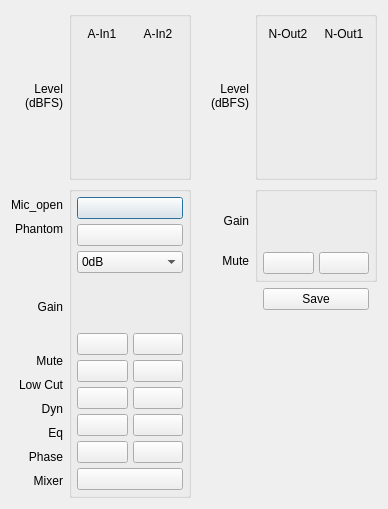
<?xml version="1.0" encoding="UTF-8"?>
<ui version="4.0">
 <class>DevSetting_Amp_2_0_Mic_Line_FangTu</class>
 <widget class="QDialog" name="DevSetting_Amp_2_0_Mic_Line_FangTu">
  <property name="geometry">
   <rect>
    <x>0</x>
    <y>0</y>
    <width>388</width>
    <height>509</height>
   </rect>
  </property>
  <property name="windowTitle">
   <string>Dialog</string>
  </property>
  <layout class="QGridLayout" name="gridLayout_5">
   <item row="0" column="1">
    <widget class="QGroupBox" name="groupBox_3">
     <property name="title">
      <string/>
     </property>
     <layout class="QVBoxLayout" name="verticalLayout">
      <property name="leftMargin">
       <number>5</number>
      </property>
      <property name="topMargin">
       <number>5</number>
      </property>
      <property name="rightMargin">
       <number>5</number>
      </property>
      <property name="bottomMargin">
       <number>5</number>
      </property>
      <item>
       <layout class="QGridLayout" name="gridLayout">
        <item row="1" column="1">
         <widget class="VolumeWidget" name="Meter_In_2" native="true">
          <property name="minimumSize">
           <size>
            <width>33</width>
            <height>121</height>
           </size>
          </property>
          <property name="maximumSize">
           <size>
            <width>33</width>
            <height>121</height>
           </size>
          </property>
          <property name="MaxValue" stdset="0">
           <number>0</number>
          </property>
          <property name="MinValue" stdset="0">
           <number>-100</number>
          </property>
          <property name="SingleTrack" stdset="0">
           <bool>true</bool>
          </property>
          <property name="ScaleLabel" stdset="0">
           <bool>true</bool>
          </property>
         </widget>
        </item>
        <item row="0" column="0">
         <widget class="QLabel" name="label_4">
          <property name="minimumSize">
           <size>
            <width>50</width>
            <height>0</height>
           </size>
          </property>
          <property name="text">
           <string>A-In1</string>
          </property>
          <property name="alignment">
           <set>Qt::AlignCenter</set>
          </property>
         </widget>
        </item>
        <item row="1" column="0">
         <widget class="VolumeWidget" name="Meter_In_1" native="true">
          <property name="minimumSize">
           <size>
            <width>33</width>
            <height>121</height>
           </size>
          </property>
          <property name="maximumSize">
           <size>
            <width>33</width>
            <height>121</height>
           </size>
          </property>
          <property name="MaxValue" stdset="0">
           <number>0</number>
          </property>
          <property name="MinValue" stdset="0">
           <number>-100</number>
          </property>
          <property name="SingleTrack" stdset="0">
           <bool>true</bool>
          </property>
          <property name="ScaleLabel" stdset="0">
           <bool>true</bool>
          </property>
         </widget>
        </item>
        <item row="0" column="1">
         <widget class="QLabel" name="label">
          <property name="minimumSize">
           <size>
            <width>50</width>
            <height>0</height>
           </size>
          </property>
          <property name="text">
           <string>A-In2</string>
          </property>
          <property name="alignment">
           <set>Qt::AlignCenter</set>
          </property>
         </widget>
        </item>
       </layout>
      </item>
     </layout>
    </widget>
   </item>
   <item row="0" column="3">
    <widget class="QGroupBox" name="groupBox_4">
     <property name="title">
      <string/>
     </property>
     <layout class="QVBoxLayout" name="verticalLayout_2">
      <property name="leftMargin">
       <number>5</number>
      </property>
      <property name="topMargin">
       <number>5</number>
      </property>
      <property name="rightMargin">
       <number>5</number>
      </property>
      <property name="bottomMargin">
       <number>5</number>
      </property>
      <item>
       <layout class="QGridLayout" name="gridLayout_2">
        <item row="0" column="0">
         <widget class="QLabel" name="label_6">
          <property name="minimumSize">
           <size>
            <width>50</width>
            <height>0</height>
           </size>
          </property>
          <property name="text">
           <string>N-Out2</string>
          </property>
          <property name="alignment">
           <set>Qt::AlignCenter</set>
          </property>
         </widget>
        </item>
        <item row="1" column="0">
         <widget class="VolumeWidget" name="Meter_Out_1" native="true">
          <property name="minimumSize">
           <size>
            <width>33</width>
            <height>121</height>
           </size>
          </property>
          <property name="maximumSize">
           <size>
            <width>33</width>
            <height>121</height>
           </size>
          </property>
          <property name="MaxValue" stdset="0">
           <number>0</number>
          </property>
          <property name="MinValue" stdset="0">
           <number>-100</number>
          </property>
          <property name="SingleTrack" stdset="0">
           <bool>true</bool>
          </property>
          <property name="ScaleLabel" stdset="0">
           <bool>true</bool>
          </property>
         </widget>
        </item>
        <item row="1" column="1">
         <widget class="VolumeWidget" name="Meter_Out_2" native="true">
          <property name="minimumSize">
           <size>
            <width>33</width>
            <height>121</height>
           </size>
          </property>
          <property name="maximumSize">
           <size>
            <width>33</width>
            <height>121</height>
           </size>
          </property>
          <property name="MaxValue" stdset="0">
           <number>0</number>
          </property>
          <property name="MinValue" stdset="0">
           <number>-100</number>
          </property>
          <property name="SingleTrack" stdset="0">
           <bool>true</bool>
          </property>
          <property name="ScaleLabel" stdset="0">
           <bool>true</bool>
          </property>
         </widget>
        </item>
        <item row="0" column="1">
         <widget class="QLabel" name="label_5">
          <property name="minimumSize">
           <size>
            <width>50</width>
            <height>0</height>
           </size>
          </property>
          <property name="text">
           <string>N-Out1</string>
          </property>
          <property name="alignment">
           <set>Qt::AlignCenter</set>
          </property>
         </widget>
        </item>
       </layout>
      </item>
     </layout>
    </widget>
   </item>
   <item row="1" column="0">
    <widget class="QWidget" name="widget" native="true">
     <layout class="QVBoxLayout" name="verticalLayout_4">
      <property name="leftMargin">
       <number>0</number>
      </property>
      <property name="topMargin">
       <number>10</number>
      </property>
      <property name="rightMargin">
       <number>0</number>
      </property>
      <property name="bottomMargin">
       <number>8</number>
      </property>
      <item>
       <widget class="QLabel" name="label_2">
        <property name="maximumSize">
         <size>
          <width>16777215</width>
          <height>18</height>
         </size>
        </property>
        <property name="text">
         <string>Mic_open</string>
        </property>
        <property name="alignment">
         <set>Qt::AlignRight|Qt::AlignTrailing|Qt::AlignVCenter</set>
        </property>
       </widget>
      </item>
      <item>
       <widget class="QLabel" name="label_3">
        <property name="maximumSize">
         <size>
          <width>16777215</width>
          <height>18</height>
         </size>
        </property>
        <property name="text">
         <string>Phantom</string>
        </property>
        <property name="alignment">
         <set>Qt::AlignRight|Qt::AlignTrailing|Qt::AlignVCenter</set>
        </property>
       </widget>
      </item>
      <item>
       <widget class="QLabel" name="label_7">
        <property name="maximumSize">
         <size>
          <width>16777215</width>
          <height>18</height>
         </size>
        </property>
        <property name="text">
         <string/>
        </property>
        <property name="alignment">
         <set>Qt::AlignRight|Qt::AlignTrailing|Qt::AlignVCenter</set>
        </property>
       </widget>
      </item>
      <item>
       <widget class="QLabel" name="label_10">
        <property name="text">
         <string>Gain</string>
        </property>
        <property name="alignment">
         <set>Qt::AlignRight|Qt::AlignTrailing|Qt::AlignVCenter</set>
        </property>
       </widget>
      </item>
      <item>
       <widget class="QLabel" name="label_8">
        <property name="maximumSize">
         <size>
          <width>16777215</width>
          <height>18</height>
         </size>
        </property>
        <property name="text">
         <string>Mute</string>
        </property>
        <property name="alignment">
         <set>Qt::AlignRight|Qt::AlignTrailing|Qt::AlignVCenter</set>
        </property>
       </widget>
      </item>
      <item>
       <widget class="QLabel" name="label_9">
        <property name="maximumSize">
         <size>
          <width>16777215</width>
          <height>18</height>
         </size>
        </property>
        <property name="text">
         <string>Low Cut</string>
        </property>
        <property name="alignment">
         <set>Qt::AlignRight|Qt::AlignTrailing|Qt::AlignVCenter</set>
        </property>
       </widget>
      </item>
      <item>
       <widget class="QLabel" name="label_12">
        <property name="maximumSize">
         <size>
          <width>16777215</width>
          <height>18</height>
         </size>
        </property>
        <property name="text">
         <string>Dyn</string>
        </property>
        <property name="alignment">
         <set>Qt::AlignRight|Qt::AlignTrailing|Qt::AlignVCenter</set>
        </property>
       </widget>
      </item>
      <item>
       <widget class="QLabel" name="label_13">
        <property name="maximumSize">
         <size>
          <width>16777215</width>
          <height>18</height>
         </size>
        </property>
        <property name="text">
         <string>Eq</string>
        </property>
        <property name="alignment">
         <set>Qt::AlignRight|Qt::AlignTrailing|Qt::AlignVCenter</set>
        </property>
       </widget>
      </item>
      <item>
       <widget class="QLabel" name="label_16">
        <property name="maximumSize">
         <size>
          <width>16777215</width>
          <height>18</height>
         </size>
        </property>
        <property name="text">
         <string>Phase</string>
        </property>
        <property name="alignment">
         <set>Qt::AlignRight|Qt::AlignTrailing|Qt::AlignVCenter</set>
        </property>
       </widget>
      </item>
      <item>
       <widget class="QLabel" name="label_19">
        <property name="maximumSize">
         <size>
          <width>16777215</width>
          <height>18</height>
         </size>
        </property>
        <property name="text">
         <string>Mixer</string>
        </property>
        <property name="alignment">
         <set>Qt::AlignRight|Qt::AlignTrailing|Qt::AlignVCenter</set>
        </property>
       </widget>
      </item>
     </layout>
    </widget>
   </item>
   <item row="1" column="1">
    <widget class="QGroupBox" name="groupBox">
     <property name="styleSheet">
      <string notr="true"/>
     </property>
     <property name="title">
      <string/>
     </property>
     <layout class="QVBoxLayout" name="verticalLayout_3">
      <property name="spacing">
       <number>5</number>
      </property>
      <property name="leftMargin">
       <number>5</number>
      </property>
      <property name="topMargin">
       <number>5</number>
      </property>
      <property name="rightMargin">
       <number>5</number>
      </property>
      <property name="bottomMargin">
       <number>5</number>
      </property>
      <item>
       <widget class="QPushButton" name="Mic_open">
        <property name="text">
         <string/>
        </property>
        <property name="checkable">
         <bool>true</bool>
        </property>
       </widget>
      </item>
      <item>
       <widget class="QPushButton" name="micphantom_1">
        <property name="focusPolicy">
         <enum>Qt::NoFocus</enum>
        </property>
        <property name="text">
         <string/>
        </property>
        <property name="checkable">
         <bool>true</bool>
        </property>
       </widget>
      </item>
      <item>
       <widget class="QComboBox" name="micgain_1">
        <property name="focusPolicy">
         <enum>Qt::NoFocus</enum>
        </property>
        <item>
         <property name="text">
          <string>0dB</string>
         </property>
        </item>
        <item>
         <property name="text">
          <string>8dB</string>
         </property>
        </item>
        <item>
         <property name="text">
          <string>12dB</string>
         </property>
        </item>
        <item>
         <property name="text">
          <string>15dB</string>
         </property>
        </item>
        <item>
         <property name="text">
          <string>18dB</string>
         </property>
        </item>
        <item>
         <property name="text">
          <string>24dB</string>
         </property>
        </item>
        <item>
         <property name="text">
          <string>30dB</string>
         </property>
        </item>
        <item>
         <property name="text">
          <string>36dB</string>
         </property>
        </item>
       </widget>
      </item>
      <item>
       <layout class="QGridLayout" name="gridLayout_3">
        <item row="4" column="1">
         <widget class="QPushButton" name="eq_1">
          <property name="minimumSize">
           <size>
            <width>50</width>
            <height>0</height>
           </size>
          </property>
          <property name="focusPolicy">
           <enum>Qt::NoFocus</enum>
          </property>
          <property name="text">
           <string/>
          </property>
         </widget>
        </item>
        <item row="5" column="1">
         <widget class="QPushButton" name="phase_1">
          <property name="minimumSize">
           <size>
            <width>50</width>
            <height>0</height>
           </size>
          </property>
          <property name="focusPolicy">
           <enum>Qt::NoFocus</enum>
          </property>
          <property name="text">
           <string/>
          </property>
          <property name="checkable">
           <bool>true</bool>
          </property>
         </widget>
        </item>
        <item row="0" column="1">
         <widget class="ConfigGainWidget" name="gain_1" native="true">
          <property name="minimumSize">
           <size>
            <width>50</width>
            <height>50</height>
           </size>
          </property>
          <property name="MinValue" stdset="0">
           <double>-60.000000000000000</double>
          </property>
          <property name="MaxValue" stdset="0">
           <double>12.000000000000000</double>
          </property>
         </widget>
        </item>
        <item row="3" column="1">
         <widget class="QPushButton" name="dyn_1">
          <property name="minimumSize">
           <size>
            <width>50</width>
            <height>0</height>
           </size>
          </property>
          <property name="focusPolicy">
           <enum>Qt::NoFocus</enum>
          </property>
          <property name="text">
           <string/>
          </property>
          <property name="form" stdset="0">
           <string>Mute</string>
          </property>
         </widget>
        </item>
        <item row="1" column="1">
         <widget class="QPushButton" name="AIn1_Channel_Mute">
          <property name="minimumSize">
           <size>
            <width>50</width>
            <height>0</height>
           </size>
          </property>
          <property name="focusPolicy">
           <enum>Qt::NoFocus</enum>
          </property>
          <property name="text">
           <string/>
          </property>
          <property name="checkable">
           <bool>true</bool>
          </property>
          <property name="form" stdset="0">
           <cstring>Mute</cstring>
          </property>
         </widget>
        </item>
        <item row="0" column="2">
         <widget class="ConfigGainWidget" name="gain_2" native="true">
          <property name="minimumSize">
           <size>
            <width>50</width>
            <height>50</height>
           </size>
          </property>
          <property name="MinValue" stdset="0">
           <double>-60.000000000000000</double>
          </property>
          <property name="MaxValue" stdset="0">
           <double>12.000000000000000</double>
          </property>
         </widget>
        </item>
        <item row="2" column="1">
         <widget class="QPushButton" name="xover_1">
          <property name="minimumSize">
           <size>
            <width>50</width>
            <height>0</height>
           </size>
          </property>
          <property name="focusPolicy">
           <enum>Qt::NoFocus</enum>
          </property>
          <property name="text">
           <string/>
          </property>
         </widget>
        </item>
        <item row="1" column="2">
         <widget class="QPushButton" name="AIn2_Channel_Mute">
          <property name="minimumSize">
           <size>
            <width>50</width>
            <height>0</height>
           </size>
          </property>
          <property name="focusPolicy">
           <enum>Qt::NoFocus</enum>
          </property>
          <property name="text">
           <string/>
          </property>
          <property name="checkable">
           <bool>true</bool>
          </property>
          <property name="form" stdset="0">
           <cstring>Mute</cstring>
          </property>
         </widget>
        </item>
        <item row="2" column="2">
         <widget class="QPushButton" name="xover_2">
          <property name="minimumSize">
           <size>
            <width>50</width>
            <height>0</height>
           </size>
          </property>
          <property name="focusPolicy">
           <enum>Qt::NoFocus</enum>
          </property>
          <property name="text">
           <string/>
          </property>
         </widget>
        </item>
        <item row="3" column="2">
         <widget class="QPushButton" name="dyn_2">
          <property name="minimumSize">
           <size>
            <width>50</width>
            <height>0</height>
           </size>
          </property>
          <property name="focusPolicy">
           <enum>Qt::NoFocus</enum>
          </property>
          <property name="text">
           <string/>
          </property>
          <property name="form" stdset="0">
           <string>Mute</string>
          </property>
         </widget>
        </item>
        <item row="4" column="2">
         <widget class="QPushButton" name="eq_2">
          <property name="minimumSize">
           <size>
            <width>50</width>
            <height>0</height>
           </size>
          </property>
          <property name="focusPolicy">
           <enum>Qt::NoFocus</enum>
          </property>
          <property name="text">
           <string/>
          </property>
         </widget>
        </item>
        <item row="5" column="2">
         <widget class="QPushButton" name="phase_2">
          <property name="minimumSize">
           <size>
            <width>50</width>
            <height>0</height>
           </size>
          </property>
          <property name="focusPolicy">
           <enum>Qt::NoFocus</enum>
          </property>
          <property name="text">
           <string/>
          </property>
          <property name="checkable">
           <bool>true</bool>
          </property>
         </widget>
        </item>
       </layout>
      </item>
      <item>
       <widget class="QPushButton" name="Mixer">
        <property name="focusPolicy">
         <enum>Qt::NoFocus</enum>
        </property>
        <property name="text">
         <string/>
        </property>
       </widget>
      </item>
     </layout>
    </widget>
   </item>
   <item row="1" column="2">
    <widget class="QWidget" name="widget_2" native="true">
     <layout class="QVBoxLayout" name="verticalLayout_5">
      <property name="leftMargin">
       <number>0</number>
      </property>
      <property name="topMargin">
       <number>10</number>
      </property>
      <property name="rightMargin">
       <number>0</number>
      </property>
      <property name="bottomMargin">
       <number>0</number>
      </property>
      <item>
       <widget class="QLabel" name="label_11">
        <property name="minimumSize">
         <size>
          <width>0</width>
          <height>50</height>
         </size>
        </property>
        <property name="text">
         <string>Gain</string>
        </property>
        <property name="alignment">
         <set>Qt::AlignRight|Qt::AlignTrailing|Qt::AlignVCenter</set>
        </property>
       </widget>
      </item>
      <item>
       <widget class="QLabel" name="label_20">
        <property name="minimumSize">
         <size>
          <width>0</width>
          <height>18</height>
         </size>
        </property>
        <property name="text">
         <string>Mute</string>
        </property>
        <property name="alignment">
         <set>Qt::AlignRight|Qt::AlignTrailing|Qt::AlignVCenter</set>
        </property>
       </widget>
      </item>
      <item>
       <spacer name="verticalSpacer_2">
        <property name="orientation">
         <enum>Qt::Vertical</enum>
        </property>
        <property name="sizeHint" stdset="0">
         <size>
          <width>20</width>
          <height>40</height>
         </size>
        </property>
       </spacer>
      </item>
     </layout>
    </widget>
   </item>
   <item row="1" column="3">
    <layout class="QVBoxLayout" name="verticalLayout_6">
     <item>
      <widget class="QGroupBox" name="groupBox_2">
       <property name="styleSheet">
        <string notr="true"/>
       </property>
       <property name="title">
        <string/>
       </property>
       <layout class="QGridLayout" name="gridLayout_4">
        <property name="leftMargin">
         <number>5</number>
        </property>
        <property name="topMargin">
         <number>5</number>
        </property>
        <property name="rightMargin">
         <number>5</number>
        </property>
        <property name="bottomMargin">
         <number>5</number>
        </property>
        <property name="spacing">
         <number>5</number>
        </property>
        <item row="1" column="1">
         <widget class="QPushButton" name="NOut2_Channel_Mute">
          <property name="minimumSize">
           <size>
            <width>50</width>
            <height>0</height>
           </size>
          </property>
          <property name="focusPolicy">
           <enum>Qt::NoFocus</enum>
          </property>
          <property name="text">
           <string/>
          </property>
          <property name="checkable">
           <bool>true</bool>
          </property>
          <property name="form" stdset="0">
           <cstring>Mute</cstring>
          </property>
         </widget>
        </item>
        <item row="0" column="1">
         <widget class="ConfigGainWidget" name="outgain_2" native="true">
          <property name="minimumSize">
           <size>
            <width>50</width>
            <height>50</height>
           </size>
          </property>
          <property name="MinValue" stdset="0">
           <double>-60.000000000000000</double>
          </property>
          <property name="MaxValue" stdset="0">
           <double>12.000000000000000</double>
          </property>
         </widget>
        </item>
        <item row="1" column="0">
         <widget class="QPushButton" name="NOut1_Channel_Mute">
          <property name="minimumSize">
           <size>
            <width>50</width>
            <height>0</height>
           </size>
          </property>
          <property name="focusPolicy">
           <enum>Qt::NoFocus</enum>
          </property>
          <property name="text">
           <string/>
          </property>
          <property name="checkable">
           <bool>true</bool>
          </property>
          <property name="form" stdset="0">
           <cstring>Mute</cstring>
          </property>
         </widget>
        </item>
        <item row="0" column="0">
         <widget class="ConfigGainWidget" name="outgain_1" native="true">
          <property name="minimumSize">
           <size>
            <width>50</width>
            <height>50</height>
           </size>
          </property>
          <property name="MinValue" stdset="0">
           <double>-60.000000000000000</double>
          </property>
          <property name="MaxValue" stdset="0">
           <double>12.000000000000000</double>
          </property>
         </widget>
        </item>
       </layout>
      </widget>
     </item>
     <item alignment="Qt::AlignHCenter">
      <widget class="QPushButton" name="save">
       <property name="minimumSize">
        <size>
         <width>106</width>
         <height>0</height>
        </size>
       </property>
       <property name="maximumSize">
        <size>
         <width>106</width>
         <height>16777215</height>
        </size>
       </property>
       <property name="focusPolicy">
        <enum>Qt::NoFocus</enum>
       </property>
       <property name="text">
        <string>Save</string>
       </property>
      </widget>
     </item>
     <item>
      <spacer name="verticalSpacer">
       <property name="orientation">
        <enum>Qt::Vertical</enum>
       </property>
       <property name="sizeHint" stdset="0">
        <size>
         <width>20</width>
         <height>40</height>
        </size>
       </property>
      </spacer>
     </item>
    </layout>
   </item>
   <item row="0" column="0">
    <widget class="QWidget" name="widget_3" native="true">
     <layout class="QVBoxLayout" name="verticalLayout_7">
      <property name="spacing">
       <number>0</number>
      </property>
      <property name="leftMargin">
       <number>5</number>
      </property>
      <property name="topMargin">
       <number>5</number>
      </property>
      <property name="rightMargin">
       <number>0</number>
      </property>
      <property name="bottomMargin">
       <number>5</number>
      </property>
      <item>
       <spacer name="verticalSpacer_3">
        <property name="orientation">
         <enum>Qt::Vertical</enum>
        </property>
        <property name="sizeHint" stdset="0">
         <size>
          <width>20</width>
          <height>40</height>
         </size>
        </property>
       </spacer>
      </item>
      <item>
       <widget class="QLabel" name="label_22">
        <property name="text">
         <string>Level</string>
        </property>
        <property name="alignment">
         <set>Qt::AlignRight|Qt::AlignTrailing|Qt::AlignVCenter</set>
        </property>
        <property name="wordWrap">
         <bool>true</bool>
        </property>
       </widget>
      </item>
      <item>
       <widget class="QLabel" name="label_14">
        <property name="text">
         <string>(dBFS)</string>
        </property>
        <property name="alignment">
         <set>Qt::AlignRight|Qt::AlignTrailing|Qt::AlignVCenter</set>
        </property>
       </widget>
      </item>
      <item>
       <spacer name="verticalSpacer_4">
        <property name="orientation">
         <enum>Qt::Vertical</enum>
        </property>
        <property name="sizeHint" stdset="0">
         <size>
          <width>20</width>
          <height>40</height>
         </size>
        </property>
       </spacer>
      </item>
     </layout>
    </widget>
   </item>
   <item row="0" column="2">
    <widget class="QWidget" name="widget_4" native="true">
     <layout class="QVBoxLayout" name="verticalLayout_8">
      <property name="spacing">
       <number>0</number>
      </property>
      <property name="leftMargin">
       <number>5</number>
      </property>
      <property name="topMargin">
       <number>5</number>
      </property>
      <property name="rightMargin">
       <number>0</number>
      </property>
      <property name="bottomMargin">
       <number>5</number>
      </property>
      <item>
       <spacer name="verticalSpacer_5">
        <property name="orientation">
         <enum>Qt::Vertical</enum>
        </property>
        <property name="sizeHint" stdset="0">
         <size>
          <width>20</width>
          <height>40</height>
         </size>
        </property>
       </spacer>
      </item>
      <item>
       <widget class="QLabel" name="label_21">
        <property name="text">
         <string>Level</string>
        </property>
        <property name="alignment">
         <set>Qt::AlignRight|Qt::AlignTrailing|Qt::AlignVCenter</set>
        </property>
        <property name="wordWrap">
         <bool>true</bool>
        </property>
       </widget>
      </item>
      <item>
       <widget class="QLabel" name="label_15">
        <property name="text">
         <string>(dBFS)</string>
        </property>
        <property name="alignment">
         <set>Qt::AlignRight|Qt::AlignTrailing|Qt::AlignVCenter</set>
        </property>
       </widget>
      </item>
      <item>
       <spacer name="verticalSpacer_6">
        <property name="orientation">
         <enum>Qt::Vertical</enum>
        </property>
        <property name="sizeHint" stdset="0">
         <size>
          <width>20</width>
          <height>40</height>
         </size>
        </property>
       </spacer>
      </item>
     </layout>
    </widget>
   </item>
  </layout>
 </widget>
 <customwidgets>
  <customwidget>
   <class>ConfigGainWidget</class>
   <extends>QWidget</extends>
   <header location="global">customWidget/configgainwidget.h</header>
   <container>1</container>
  </customwidget>
  <customwidget>
   <class>VolumeWidget</class>
   <extends>QWidget</extends>
   <header>customWidget/volumewidget.h</header>
   <container>1</container>
  </customwidget>
 </customwidgets>
 <resources/>
 <connections/>
</ui>
